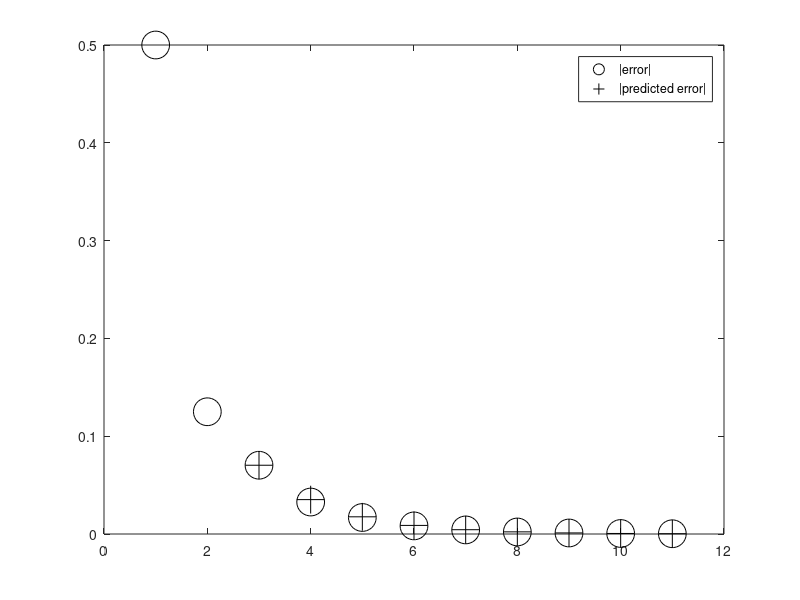
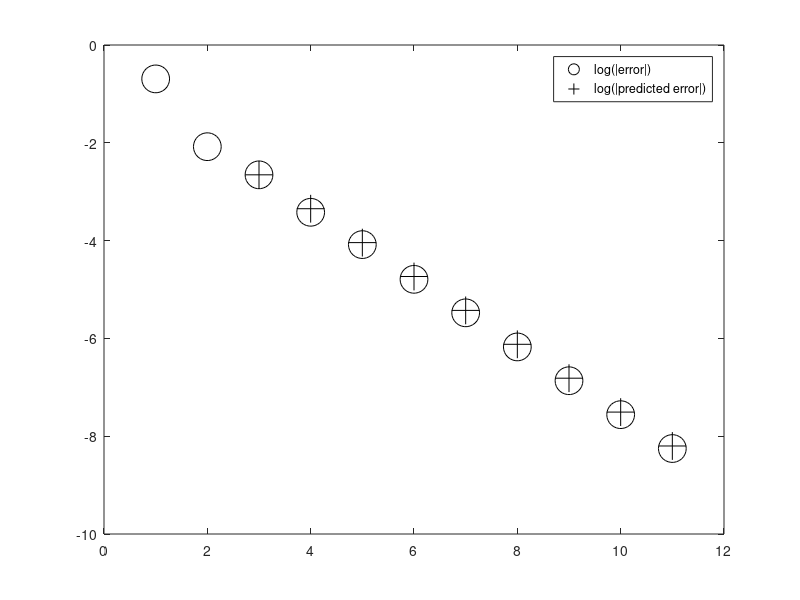

Write MATLAB code to recreate these figures, in order.
x=[.5];
n=10;
f=@(x) .5*(-x^2+x+2);
for i=1:n
	x=[x f(x(length(x)))];
end
x'
xerr=abs(1-x);
#assume we see end behavior start near the third itteration
xerrpredic=[nan,nan,xerr(3)];
while length(xerrpredic)~=length(xerr)
	xerrpredic=[xerrpredic abs(.5*xerrpredic(length(xerrpredic)))];
end
px=1:length(xerr);
figure(1);
plot(px,xerr,'ko','MarkerSize', 20,px,xerrpredic,'k+','MarkerSize', 20);
legend("|error|","|predicted error|");
saveas(gcf,"f1.jpg");
figure(2);
plot(px,log(xerr),'ko','MarkerSize', 20,px,log(xerrpredic),'k+','MarkerSize', 20);
legend("log(|error|)","log(|predicted error|)");
saveas(gcf,"f2.jpg");
